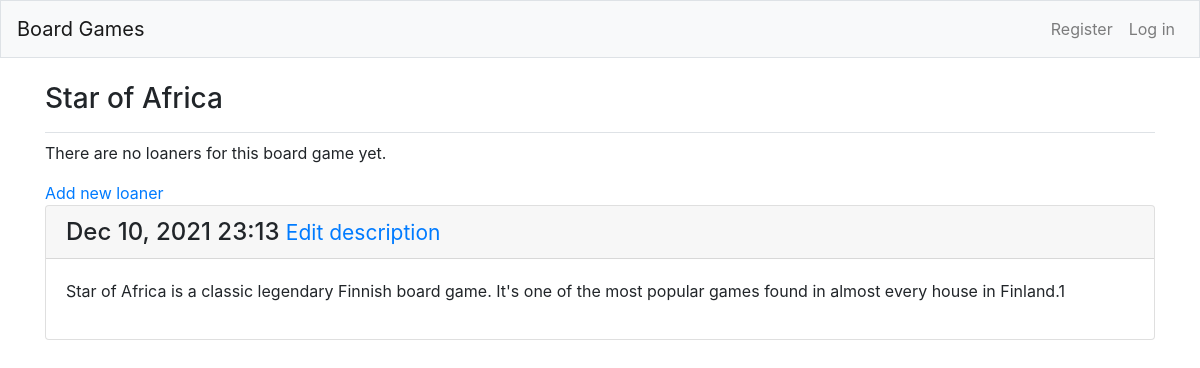
Screenshot of /games/2/ with the database file from the repository.
### board_games/models.py (models this page shows, shortened)
class Game(models.Model):
    text = models.CharField(max_length=200)
    date_added = models.DateTimeField(auto_now_add=True)
    def __str__(self):
        return self.text
    owner = models.ForeignKey(User, on_delete=models.CASCADE) #-emilia

class Description(models.Model):
    game = models.ForeignKey(Game, on_delete = models.CASCADE)
    text = models.TextField()
    date_added = models.DateTimeField(auto_now_add=True)
    class Meta:
        verbose_name_plural = 'descriptions'

### board_games/views.py (the view)
# urls.py: path('games/<int:game_id>/', views.game, name='game'),
def game(request, game_id):
    game = Game.objects.get(id=game_id)
    descriptions = game.description_set.order_by('-date_added')
    loaners = game.loaner_set.order_by('-date_added')
    context = {'game': game, 'descriptions': descriptions, 'loaners': loaners}
    return render(request, 'board_games/game.html', context)

### board_games/templates/board_games/game.html
{% extends 'board_games/base.html' %}
{% block page_header %}
  <h3>{{ game }}</h3>
{% endblock page_header %}
{% block content %}
  {% for loaner in loaners %}
      Game is being loaned by:{{ loaner.text|linebreaks }}
      since: {{ loaner.date_added|date:'M d, Y H:i' }}
      <a href="{% url 'board_games:return_game' loaner.id %}">Return game</a>
  {% empty %}
    <p>There are no loaners for this board game yet.</p>
    <a href="{% url 'board_games:new_loaner' game.id %}">Add new loaner</a>
  {% endfor %}
    {% for description in descriptions %}
      <div class="card mb-3">
        <h4 class="card-header">
          {{ description.date_added|date:'M d, Y H:i' }}
          <small><a href="{% url 'board_games:edit_description' description.id %}">
            Edit description</a></small>
        </h4>
        <div class="card-body">
          {{ description.text|linebreaks }}
        </div>
      </div>
    {% empty %}
      <p>There is no description for this board game yet.</p>
      <small><a href="{% url 'board_games:new_description' game.id %}">
        Add new description</a></small>
    {% endfor %}
{% endblock content %}

### rows the page displays
Game: text "Star of Africa"
Description: date_added "Dec 10, 2021 23:13", text "Star of Africa is a classic legendary Finnish board game. It's one of the most popular games found in almost every house in Finland.1"
